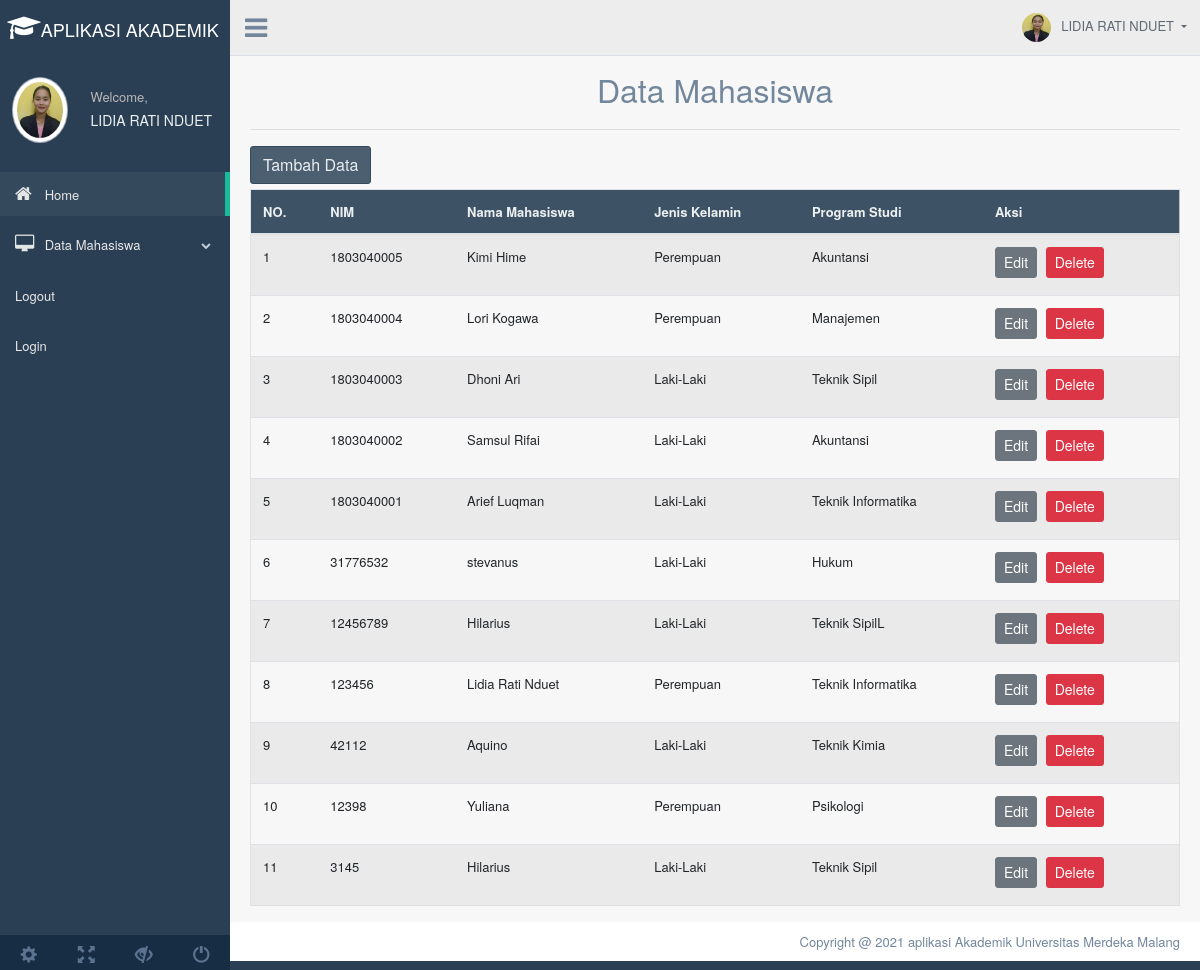
The app's page /admin.php?page=tampil_mhs with its own data.
### tables this page shows
CREATE TABLE `mahasiswa` (
  `Nim` int(10) NOT NULL,
  `Nama_Mhs` varchar(50) NOT NULL,
  `Jenis_Kelamin` varchar(50) NOT NULL,
  `Program_Studi` varchar(50) NOT NULL
);

### tampil.php (the view, shortened to what this page needs)
<?php
include('koneksi.php');
?>
	<div class="container" style="margin-top:20px">
		<center><font size="6">Data Mahasiswa</font></center>
		<hr>
		<a href="admin.php?page=tambah_mhs"><button class="btn btn-dark right">Tambah Data</button></a>
		<div class="table-responsive">
		<table class="table table-striped jambo_table bulk_action">
			<thead>
				<tr>
					<th>NO.</th>
					<th>NIM</th>
					<th>Nama Mahasiswa</th>
					<th>Jenis Kelamin</th>
					<th>Program Studi</th>
					<th>Aksi</th>
				</tr>
			</thead>
			<tbody>
				<?php
				$sql = mysqli_query($koneksi, "SELECT * FROM mahasiswa ORDER BY Nim DESC") or die(mysqli_error($koneksi));
				if(mysqli_num_rows($sql) > 0){
					$no = 1;
					while($data = mysqli_fetch_assoc($sql)){
						echo '
						<tr>
							<td>'.$no.'</td>
							<td>'.$data['Nim'].'</td>
							<td>'.$data['Nama_Mhs'].'</td>
							<td>'.$data['Jenis_Kelamin'].'</td>
							<td>'.$data['Program_Studi'].'</td>
							<td>
								<a href="admin.php?page=edit_mhs&Nim='.$data['Nim'].'" class="btn btn-secondary btn-sm">Edit</a>
								<a href="delete.php?Nim='.$data['Nim'].'" class="btn btn-danger btn-sm" onclick="return confirm(\'Yakin ingin menghapus data ini?\')">Delete</a>
							</td>
						</tr>
						';
						$no++;
					}
				}else{
					echo '
					<tr>
						<td colspan="6">Tidak ada data.</td>
					</tr>
					';
				}
				?>
		</table>
	</div>
	</div>

### admin.php (shortened to what this page needs)
<!DOCTYPE html>
<html lang="en">
  <head>
    <link href="assets/bootstrap/dist/css/bootstrap.min.css" rel="stylesheet">
    <link href="assets/font-awesome/css/font-awesome.min.css" rel="stylesheet">
    <link href="assets/nprogress/nprogress.css" rel="stylesheet">
    <link href="assets/iCheck/skins/flat/green.css" rel="stylesheet">
    <link href="assets/bootstrap-progressbar/css/bootstrap-progressbar-3.3.4.min.css" rel="stylesheet">
    <link href="assets/css/custom.min.css" rel="stylesheet">
  </head>
  <body class="nav-md">
    <div class="container body">
      <div class="main_container">
        <div class="col-md-3 left_col">
          <div class="left_col scroll-view">
            <div class="navbar nav_title" style="border: 0;">
            <center>
            &nbsp; <a href="index1.php" class="fa fa-mortar-board fa-2x" style="color:#fff;"><span><font size="4.95" color="white" face="Helvetica Neue">APLIKASI AKADEMIK</font></span></a>
            </center>
            </div>
            <div class="profile clearfix">
              <div class="profile_pic">
                <img src="assets/images/FOTO PAS.jpg" alt="..." class="img-circle profile_img">
              </div>
              <div class="profile_info">
                <span>Welcome,</span>
                <h2>LIDIA RATI NDUET</h2>
              </div>
            </div>
            <br />
            <div id="sidebar-menu" class="main_menu_side hidden-print main_menu">
              <div class="menu_section">
                <ul class="nav side-menu">
                  <li><a href="admin.php"><i class="fa fa-home"></i> Home <span class="fa fa-chevron"></span></a>
                  </li>
                  <li><a href="#"><i class="fa fa-desktop"></i> Data Mahasiswa <span class="fa fa-chevron-down"></span></a>
                  </li>
                  <li><a href="logout.php">Logout</a></li>
                  <li><a href="index.php">Login</a></li>
                </ul>
              </div>
            </div>
            <div class="sidebar-footer hidden-small">
              <a data-toggle="tooltip" data-placement="top" title="Settings" href="#">
                <span class="glyphicon glyphicon-cog" aria-hidden="true"></span>
              </a>
              <a data-toggle="tooltip" data-placement="top" title="FullScreen" href="#">
                <span class="glyphicon glyphicon-fullscreen" aria-hidden="true"></span>
              </a>
              <a data-toggle="tooltip" data-placement="top" title="Lock" href="#">
                <span class="glyphicon glyphicon-eye-close" aria-hidden="true"></span>
              </a>
              <a data-toggle="tooltip" data-placement="top" title="Logout" href="#">
                <span class="glyphicon glyphicon-off" aria-hidden="true"></span>
              </a>
            </div>
          </div>
        </div>
        <div class="top_nav">
          <div class="nav_menu">
              <div class="nav toggle">
                <a id="menu_toggle"><i class="fa fa-bars"></i></a>
              </div>
              <nav class="nav navbar-nav">
              <ul class=" navbar-right">
                <li class="nav-item dropdown open" >
                  <a href="#" class="user-profile dropdown-toggle" aria-haspopup="true" id="navbarDropdown" data-toggle="dropdown" aria-expanded="false">
                    <img src="assets/images/FOTO PAS.jpg" alt="">LIDIA RATI NDUET
                  </a>
                </li>
              </ul>
            </nav>
          </div>
        </div>
        <div class="right_col" role="main">
      <?php
      $queries = array();
      parse_str($_SERVER['QUERY_STRING'], $queries);
      switch ($queries['page']) {
      	case 'tampil_mhs':
      		include 'tampil.php';
      		break;
        }
        ?>
        </div>
        <footer>
          <div class="pull-right">
            Copyright @ 2021 aplikasi Akademik Universitas Merdeka Malang
          </div>
          <div class="clearfix"></div>
        </footer>
      </div>
    </div>
  </body>
</html>

### records on screen
mahasiswa: Nim "1803040005", Nama_Mhs "Kimi Hime", Jenis_Kelamin "Perempuan", Program_Studi "Akuntansi"
mahasiswa: Nim "1803040004", Nama_Mhs "Lori Kogawa", Jenis_Kelamin "Perempuan", Program_Studi "Manajemen"
mahasiswa: Nim "1803040003", Nama_Mhs "Dhoni Ari", Jenis_Kelamin "Laki-Laki", Program_Studi "Teknik Sipil"
mahasiswa: Nim "1803040002", Nama_Mhs "Samsul Rifai", Jenis_Kelamin "Laki-Laki", Program_Studi "Akuntansi"
mahasiswa: Nim "1803040001", Nama_Mhs "Arief Luqman", Jenis_Kelamin "Laki-Laki", Program_Studi "Teknik Informatika"
mahasiswa: Nim "31776532", Nama_Mhs "stevanus", Jenis_Kelamin "Laki-Laki", Program_Studi "Hukum"
mahasiswa: Nim "12456789", Nama_Mhs "Hilarius", Jenis_Kelamin "Laki-Laki", Program_Studi "Teknik SipilL"
mahasiswa: Nim "123456", Nama_Mhs "Lidia Rati Nduet", Jenis_Kelamin "Perempuan", Program_Studi "Teknik Informatika"
mahasiswa: Nim "42112", Nama_Mhs "Aquino", Jenis_Kelamin "Laki-Laki", Program_Studi "Teknik Kimia"
mahasiswa: Nim "12398", Nama_Mhs "Yuliana", Jenis_Kelamin "Perempuan", Program_Studi "Psikologi"
mahasiswa: Nim "3145", Nama_Mhs "Hilarius", Jenis_Kelamin "Laki-Laki", Program_Studi "Teknik Sipil"
